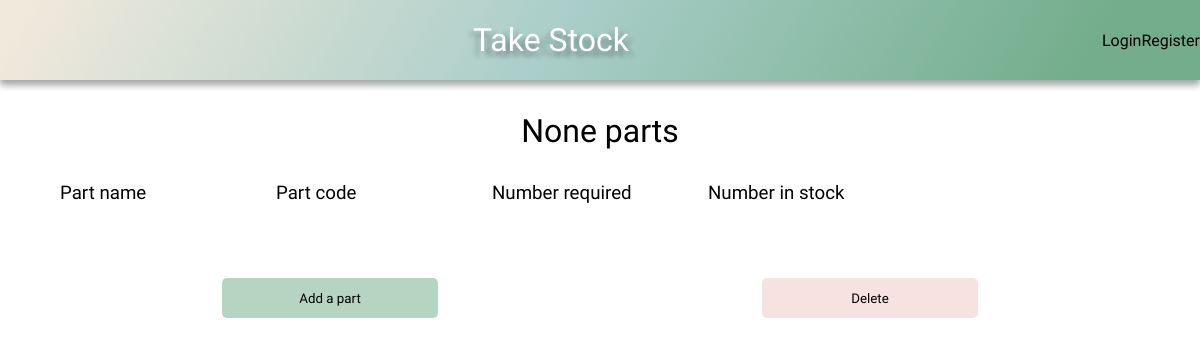
The app's page /product-detail/30, older data.
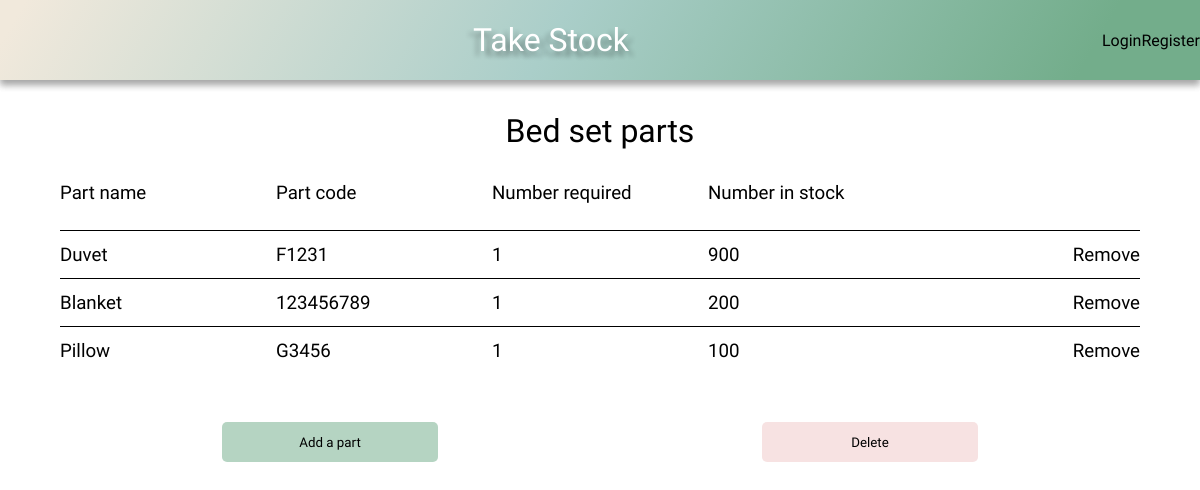
The same page, newer data.
### stock/models.py (models this page shows, shortened)
class Product(models.Model):
    name = models.CharField(max_length=100)
    stock_parts = models.ManyToManyField(Stock)
    company = models.ForeignKey(User, on_delete=models.CASCADE, default=1)
    def __str__(self):
        return f'{self.name}'

class Parts(models.Model):
    product_part_belongs_to = models.ForeignKey(
        Product, on_delete=models.CASCADE
        )
    item = models.ForeignKey(Stock, on_delete=models.CASCADE)
    number_required = models.IntegerField()
    company = models.ForeignKey(User, on_delete=models.CASCADE, default=1)

class Stock(models.Model):
    name = models.CharField(max_length=100)
    code = models.CharField(max_length=100)
    number_in_stock = models.IntegerField()
    company = models.ForeignKey(User, on_delete=models.CASCADE, default=1)

### stock/views.py (the view)
# urls.py: path('product-detail/<int:pk>', product_detail, name='product-detail'),
def product_detail(request, pk):
    product_parts = Parts.objects.filter(product_part_belongs_to=pk)
    product = Product.objects.filter(id=pk).first()
    context = {
        'product_parts': product_parts,
        'product': product,
    }
    return render(request, 'product_detail.html', context)

### stock/templates/product_detail.html
{% extends 'base.html' %}
{% load static %}
{% block head %}
    <link rel="stylesheet" href="{% static 'css/style.css' %}">
    <link rel="stylesheet" href="{% static 'css/grid.css' %}">
{% endblock %}
{% block content %}
    <h1>{{ product }} parts</h1>
    <div class="grid">
        <div class="grid-headings grid-5">
            <h3>Part name</h3>
            <h3>Part code</h3>
            <h3>Number required</h3>
            <h3>Number in stock</h3>
        </div>
        {% for part in product_parts %}
        <div class="grid-row grid-5">
            <div class="item-name-content">
                <h3>{{ part.item.name }}</h3>
            </div>
            <div class="item-code-content">
                <h3>{{ part.item.code }}</h3>
            </div>
            <div class="item-required-content">
                <h3>{{ part.number_required }}</h3>
            </div>
            <div class="item-number-content">
                <h3>{{ part.item.number_in_stock }}</h3>
            </div>
            <div class="update">
                <h3><a href="{% url 'delete-part' part.id %}">Remove</a></h3>
            </div>
        </div>
        {% endfor %}
        <div class="grid-buttons">
            <button class="btn grid-btn btn-submit btn-hover"><a href="{% url 'add_more_parts' product.pk %}">Add a part</a></button>
            <button class="btn grid-btn btn-delete btn-hover"><a href="{% url 'delete-product' product.id %}">Delete</a></button>
        </div>
    </div>
{% endblock %}

### stock/templates/base.html (shortened to what this page needs)
{% load static %}
<!DOCTYPE html>
<html lang="en">
<head>
    <link rel="stylesheet" href="{% static 'css/style.css' %}">
    {% block head %}
    {% endblock %}
</head>
<body>
    <header class="main-header">
        <h1><a href="{% url 'home' %}">Take Stock</a></h1>
        {% if user.is_authenticated %}
            <a href="{% url 'logout' %}">Logout</a>
        {% else %}
            <a href="{% url 'login' %}">Login</a>
            <a href="{% url 'register' %}">Register</a>
        {% endif %}
    </header>
    {% block content %}
    {% endblock %}
</body>
</html>

### stock/static/css/style.css (style rules this page uses)
:root { --clr-mix-calm: 120deg, #f1e9dc 2%, #aacec9, #73ad8b 90%; --shadow-s: 0 5px 7px 0 rgba(0, 0, 0, .2), 0 5px 7px 0 rgba(0, 0, 0, .2); --shadow-tl: 5px 5px 5px rgba(0, 0, 0, .2), -5px 5px 5px rgba(0, 0, 0, .2); --header-height: 5em; --hover: .522; --btn-submit: hsla(145, 26%, 56%, var(--hover)); --btn-delete: hsla(0, 58%, 86%, var(--hover)); }
*, *::before, *::after { margin: 0; padding: 0; box-sizing: border-box; text-decoration: none; list-style-type: none; color: #000000; font-family: 'Nanum Gothic', 'Gill Sans', 'Gill Sans MT', Calibri, 'Trebuchet MS', sans-serif; font-weight: 300; }
h1, .add-new { width: max-content; margin: 1em auto; }
.main-header { display: flex; justify-content: center; align-items: center; height: var(--header-height); background: linear-gradient(var(--clr-mix-calm)); box-shadow: var(--shadow-s); }
.main-header h1 a { color: #FFFFFF; text-shadow: var(--shadow-tl); }
.btn { border: none; }
.btn-delete { background-color: var(--btn-delete); }
.btn-submit { background-color: var(--btn-submit); }

### stock/static/css/grid.css (style rules this page uses)
.grid { display: grid; min-width: 80%; max-width: 90%; margin: 2em auto; grid-auto-flow: row; grid-column: repeat(12, 1fr); }
.grid-headings { display: grid; height: 3em; }
.grid-row { display: grid; align-items: center; grid-auto-flow: column; height: 3em; border-top: 1px solid #000000; }
.grid-5 { grid-template-columns: repeat(5, 1fr); }
.update { text-align: end; }
.grid-buttons { display: flex; justify-content: space-around; padding: 3em 0; }
.grid-btn { width: 20%; height: 3em; border-radius: 5px; }

Row changes from the older to the newer data that the page shows:
added Product: name "Bed set"
added Parts: item.name "Duvet", item.code "F1231", number_required "1", item.number_in_stock "900"
added Parts: item.name "Blanket", item.code "123456789", number_required "1", item.number_in_stock "200"
added Parts: item.name "Pillow", item.code "G3456", number_required "1", item.number_in_stock "100"
Text that changed along with them:
{{ product }}: "None" → (not shown)
